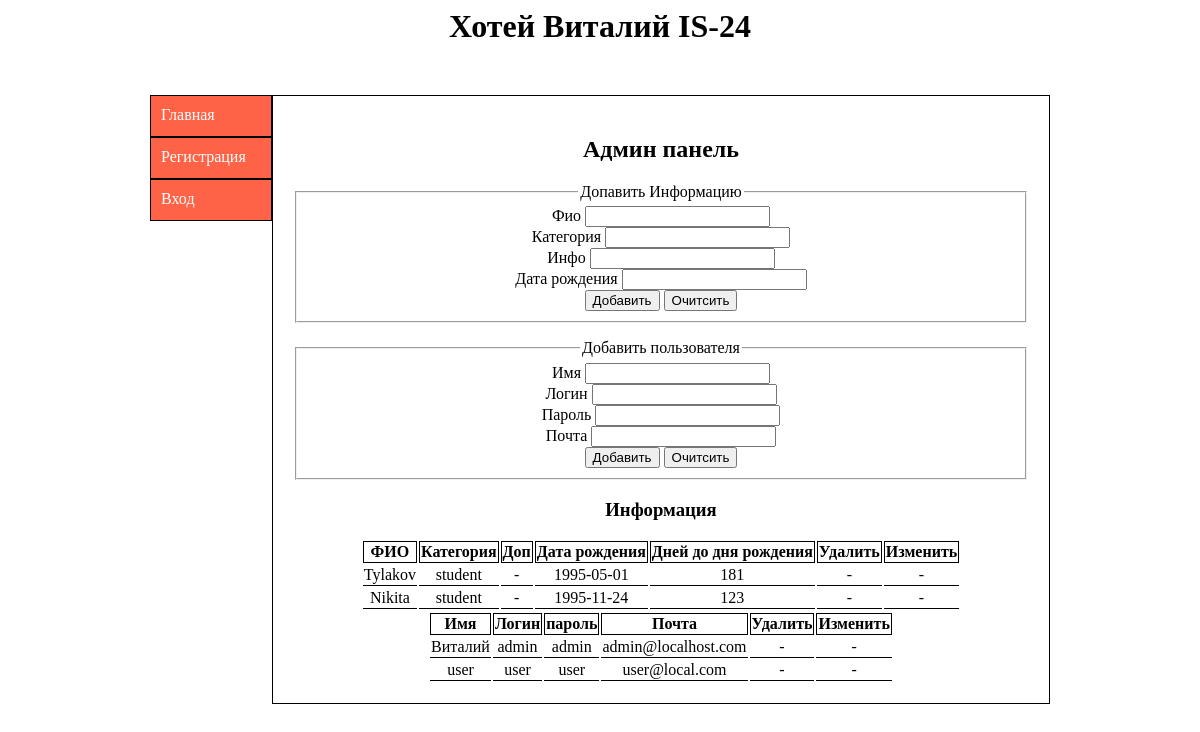
Screenshot of /pages/admin.php with the database file from the repository.
### tables this page shows
CREATE TABLE `date` (
  `id` int(11) NOT NULL AUTO_INCREMENT,
  `fio` varchar(30) NOT NULL,
  `category` varchar(30) NOT NULL,
  `info` varchar(30) NOT NULL,
  `dateb` date NOT NULL,
  `daytob` int(11) NOT NULL,
  PRIMARY KEY (`id`)
);

CREATE TABLE `users` (
  `id` int(11) NOT NULL AUTO_INCREMENT,
  `name` varchar(30) NOT NULL,
  `login` varchar(20) NOT NULL,
  `password` varchar(10) NOT NULL,
  `mail` varchar(30) NOT NULL,
  `delete` tinyint(1) NOT NULL,
  `update` tinyint(1) NOT NULL,
  `view` tinyint(1) NOT NULL,
  `priv` varchar(10) NOT NULL,
  PRIMARY KEY (`id`)
);

### pages/admin.php (the view, shortened to what this page needs)
<?php session_start(); require_once '../config/db/db_connect.php'?>
<html>
<head>
    <link rel="stylesheet" type="text/css" href="../style/main.css">
</head>
<body>
<div class="wrapper">
    <header>
        <h1> Хотей Виталий IS-24</h1>
    </header>
    <main>
        <nav>
            <ul>
                <li><a href="../index.php">Главная</a></li>
                <?php
                            if(!isset($_SESSION['login'])) {
                                echo "<li><a href='registration.php'>Регистрация</a></li>";
                            }
                        ?>
                        <?php
                            if(!isset($_SESSION['login'])) {
                                echo "<li><a href='enter.php'>Вход</a></li>";
                            }
                        ?>
            </ul>
        </nav>
        <div id="content">
        <h2>Админ панель</h2>
        <form>
            <fieldset>
                <legend>Допавить Информацию</legend>
                <label for='fio'>Фио</label>
                <input type='text' name='fio'><br />
                <label for='category'>Категория</label>
                <input type='text' name='category'><br />
                <label for='info'>Инфо</label>
                <input type='text' name='info'><br />
                <label for='dateb'>Дата рождения</label>
                <input type='text' name='dateb'><br />
                <input type='submit' value='Добавить' id='add'>
                <input type="reset" value="Очитсить">
            </fieldset>
        </form>
         <form id='create_user'>
                <fieldset>
                    <legend>Добавить пользователя</legend>
                    <label for="name">Имя</label>
                    <input type="text" name="name"><br />
                    <label for="login">Логин</label>
                    <input type="text" name="login"><br />
                    <label for="pwd">Пароль</label>
                    <input type="text" name="pwd"><br />
                    <label for="mail">Почта</label>
                    <input type="text" name="mail"><br />
                    <input type="submit" value="Добавить" id='reg_a'>
                    <input type="reset" value="Очитсить">
                </fieldset>
            </form>
                    <h3>Информация</h3>
                    <?php
                        echo "
                         <table id='users'>
                        <tr >
                            <td class='head'>ФИО</td>
                            <td class='head'>Категория</td>
                            <td class='head'>Доп</td>
                            <td class='head'>Дата рождения</td>
                            <td class='head'>Дней до дня рождения</td>
                            <td class='head'>Удалить</td>
                            <td class='head'>Изменить</td>
                        </tr>";
                        $request = "SELECT * FROM date";
                        $a = $mysqli->query($request);
                        while($post = $a->fetch_array(MYSQL_ASSOC)){
                            echo "
                            <tr>
                             <td>{$post['fio']}</td>
                             <td>{$post['category']}</td>
                             <td>{$post['info']}</td>
                             <td>{$post['dateb']}</td>
                             <td>{$post['daytob']}</td> ";
                            if($_SESSION['delete'] == 1) {
                                echo "<td class='hide'><form> <input type='text' value='{$post['id']}' name='id' style='display:none'><input class = 'delete-s' type='submit' value='Удалить'></form></td>";
                            }else {echo '<td>-</td>';}
                            if($_SESSION['update'] == 1) {
                                echo "<td class='hide'><form method='post' action='update_post.php'> <input type='text' value='{$post['id']}' name='id' style='display:none'><input  type='submit' value='Изменить'></form></td>";
                            } else { echo '<td>-</td>'; }
                            echo "</tr>";
                         }
                             ?>
                             <?php
                        echo "
                         <table>
                        <tr >
                            <td class='head'>Имя</td>
                            <td class='head'>Логин</td>
                            <td class='head'>пароль</td>
                            <td class='head'>Почта</td>
                            <td class='head'>Удалить</td>
                            <td class='head'>Изменить</td>
                        </tr>";
                        $request = "SELECT * FROM users";
                        $a = $mysqli->query($request);
                        while($post = $a->fetch_array(MYSQL_ASSOC)){
                            echo "
                            <tr>
                             <td>{$post['name']}</td>
                             <td>{$post['login']}</td>
                             <td>{$post['password']}</td>
                             <td>{$post['mail']}</td>";
                            if($_SESSION['delete'] == 1) {
                                echo "<td class='hide'><form> <input type='text' value='{$post['id']}' name='id' style='display:none'><input class = 'delete-u' type='submit' value='Удалить'></form></td>";
                            }else {echo '<td>-</td>';}
                            if($_SESSION['update'] == 1) {
                                echo "<td class='hide'><form method='post' action='update_user.php'> <input type='text' value='{$post['id']}' name='id' style='display:none'><input class = 'update-u' type='submit' value='Изменить'></form></td>";
                            } else { echo '<td>-</td>'; }
                                echo "</tr>";
                         }
                             ?>
        </div>
    </main>
</div>
</body>
</html>

### style/main.css (style rules this page uses)
body { background: #ffffff; }
header h1 { text-align: center; }
.wrapper { width: 900px; margin: auto; }
main { margin-top: 50px; }
main nav { float: left; }
main nav ul { list-style: none; padding: 0; margin: 0; width: 120px; }
main nav ul li a { height: 20px; width: 100px; padding: 10px; text-decoration: none; color: white; background: tomato; display: block; border: 1px solid black; }
#content { padding: 20px; text-align: center; border: 1px solid black; width: 736px; float: right; min-height: 210px; }
table { margin: auto; }
.head { border: 1px solid black; text-align: center; font-weight: bold; }
table tr td { border-bottom: 1px solid black; }
table tr td { text-align: center; }

### rows the page displays
date: fio "Tylakov", category "student", info "-", dateb "1995-05-01", daytob "181"
date: fio "Nikita", category "student", info "-", dateb "1995-11-24", daytob "123"
users: name "Виталий", login "admin", password "admin", mail "admin@localhost.com"
users: name "user", login "user", password "user", mail "user@local.com"
